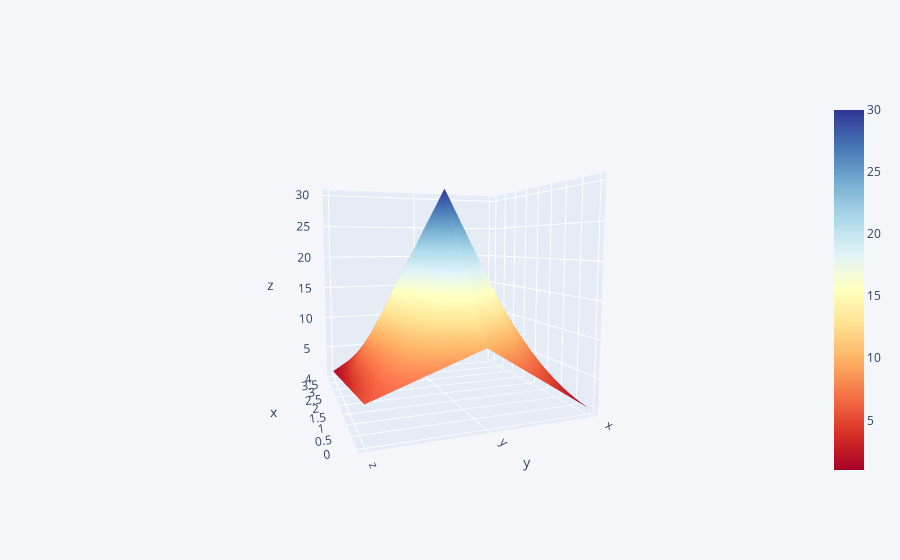

Notebook code cell kept with this figure:
### Markdown cell above
## 3d Surface

### Code cell
df3 = pd.DataFrame({'x':[1,2,3,4,5],'y':[10,20,30,20,10],'z':[5,4,3,2,1]})
df3.iplot(kind='surface',colorscale='rdylbu')

### Figure 1 — Plotly figure (JSON) as saved in the notebook; plotly's stock layout.template omitted (floating-point values rounded to 4 significant figures)
{"data": [{"colorscale": [[0, "rgb(165,0,38)"], [0.1, "rgb(215,48,39)"], [0.2, "rgb(244,109,67)"], [0.3, "rgb(253,174,97)"], [0.4, "rgb(254,224,144)"], [0.5, "rgb(255,255,191)"], [0.6, "rgb(224,243,248)"], [0.7, "rgb(171,217,233)"], [0.8, "rgb(116,173,209)"], [0.9, "rgb(69,117,180)"], [1, "rgb(49,54,149)"]], "type": "surface", "x": [0, 1, 2, 3, 4], "y": ["x", "y", "z"], "z": [[1, 2, 3, 4, 5], [10, 20, 30, 20, 10], [5, 4, 3, 2, 1]]}], "layout": {"autosize": true, "legend": {"bgcolor": "#F5F6F9", "font": {"color": "#4D5663"}}, "paper_bgcolor": "#F5F6F9", "plot_bgcolor": "#F5F6F9", "scene": {"aspectmode": "auto", "aspectratio": {"x": 1, "y": 1, "z": 1}, "camera": {"center": {"x": 0, "y": 0, "z": 0}, "eye": {"x": -2.022, "y": 0.7439, "z": 0.2145}, "projection": {"type": "perspective"}, "up": {"x": 0, "y": 0, "z": 1}}}, "title": {"font": {"color": "#4D5663"}}, "xaxis": {"gridcolor": "#E1E5ED", "showgrid": true, "tickfont": {"color": "#4D5663"}, "title": {"font": {"color": "#4D5663"}, "text": ""}, "zerolinecolor": "#E1E5ED"}, "yaxis": {"gridcolor": "#E1E5ED", "showgrid": true, "tickfont": {"color": "#4D5663"}, "title": {"font": {"color": "#4D5663"}, "text": ""}, "zerolinecolor": "#E1E5ED"}}}
